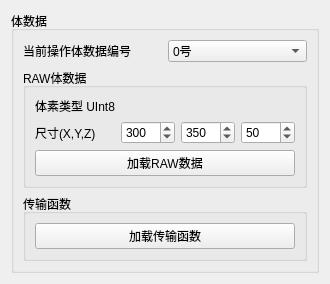
<?xml version="1.0" encoding="UTF-8"?>
<ui version="4.0">
 <class>VolumeComponent</class>
 <widget class="QWidget" name="VolumeComponent">
  <property name="geometry">
   <rect>
    <x>0</x>
    <y>0</y>
    <width>300</width>
    <height>200</height>
   </rect>
  </property>
  <property name="windowTitle">
   <string>Form</string>
  </property>
  <layout class="QVBoxLayout" name="verticalLayout">
   <item>
    <widget class="QGroupBox" name="groupBox_3">
     <property name="title">
      <string>体数据</string>
     </property>
     <layout class="QVBoxLayout" name="verticalLayout_2">
      <item>
       <layout class="QHBoxLayout" name="horizontalLayout">
        <item>
         <widget class="QLabel" name="label_3">
          <property name="sizePolicy">
           <sizepolicy hsizetype="Preferred" vsizetype="Preferred">
            <horstretch>0</horstretch>
            <verstretch>0</verstretch>
           </sizepolicy>
          </property>
          <property name="text">
           <string>当前操作体数据编号</string>
          </property>
         </widget>
        </item>
        <item>
         <widget class="QComboBox" name="comboBox_currVolID">
          <item>
           <property name="text">
            <string>0号</string>
           </property>
          </item>
          <item>
           <property name="text">
            <string>1号</string>
           </property>
          </item>
         </widget>
        </item>
       </layout>
      </item>
      <item>
       <widget class="QGroupBox" name="groupBox">
        <property name="title">
         <string>RAW体数据</string>
        </property>
        <layout class="QGridLayout" name="gridLayout">
         <item row="2" column="1">
          <widget class="QSpinBox" name="spinBox_voxPerVolX">
           <property name="minimum">
            <number>1</number>
           </property>
           <property name="maximum">
            <number>1024</number>
           </property>
           <property name="value">
            <number>300</number>
           </property>
          </widget>
         </item>
         <item row="2" column="2">
          <widget class="QSpinBox" name="spinBox_voxPerVolY">
           <property name="minimum">
            <number>1</number>
           </property>
           <property name="maximum">
            <number>1024</number>
           </property>
           <property name="value">
            <number>350</number>
           </property>
          </widget>
         </item>
         <item row="3" column="0" colspan="4">
          <widget class="QPushButton" name="pushButton_LoadRAWVolume">
           <property name="text">
            <string>加载RAW数据</string>
           </property>
          </widget>
         </item>
         <item row="2" column="0">
          <widget class="QLabel" name="label">
           <property name="sizePolicy">
            <sizepolicy hsizetype="Preferred" vsizetype="Preferred">
             <horstretch>0</horstretch>
             <verstretch>0</verstretch>
            </sizepolicy>
           </property>
           <property name="text">
            <string>尺寸(X,Y,Z)</string>
           </property>
          </widget>
         </item>
         <item row="2" column="3">
          <widget class="QSpinBox" name="spinBox_voxPerVolZ">
           <property name="minimum">
            <number>1</number>
           </property>
           <property name="maximum">
            <number>1024</number>
           </property>
           <property name="value">
            <number>50</number>
           </property>
          </widget>
         </item>
         <item row="1" column="0">
          <widget class="QLabel" name="label_2">
           <property name="sizePolicy">
            <sizepolicy hsizetype="Preferred" vsizetype="Preferred">
             <horstretch>0</horstretch>
             <verstretch>0</verstretch>
            </sizepolicy>
           </property>
           <property name="text">
            <string>体素类型 UInt8</string>
           </property>
          </widget>
         </item>
        </layout>
       </widget>
      </item>
      <item>
       <widget class="QGroupBox" name="groupBox_2">
        <property name="title">
         <string>传输函数</string>
        </property>
        <layout class="QGridLayout" name="gridLayout_2">
         <item row="0" column="0">
          <widget class="QPushButton" name="pushButton_LoadTF">
           <property name="text">
            <string>加载传输函数</string>
           </property>
          </widget>
         </item>
        </layout>
       </widget>
      </item>
     </layout>
    </widget>
   </item>
  </layout>
 </widget>
 <resources/>
 <connections/>
</ui>
